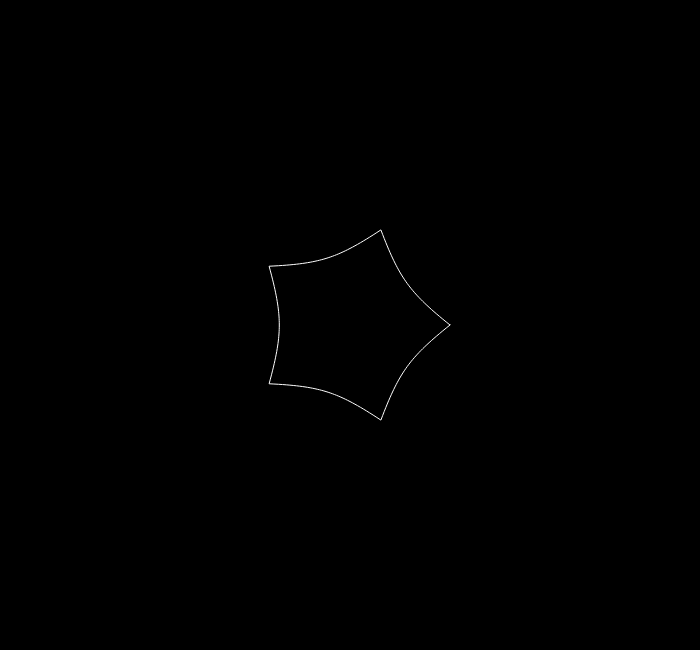
Frame 1 (no input)
Frame 60 (no input): identical to frame 1, image omitted
Frame 120 (the mouse pressed at the canvas centre since frame 60): identical to frame 1, image omitted

The p5.js sketch that drew this single still picture (run headless with seeded random() and noise() and a simulated clock; from frame 60 on, the mouse is pressed at the canvas centre):

// p5.js sketch
// ── sketch.js
var slider;
var n1 = 1;
var n2 = 1;
var n3 = 1;
var m = 5;
var a = 1;
var b = 1;

function setup() {
  createCanvas(700, 650);
  slider = createSlider(0, 10, 5, 1);
}

function supershape(angle) {
  var equationPartOne = (1 / a) * cos((angle * m) / 4);
  equationPartOne = abs(equationPartOne);
  equationPartOne = pow(equationPartOne, n2);

  var equationPartTwo = (1 / b) * sin((angle * m) / 4);
  equationPartTwo = abs(equationPartTwo);
  equationPartTwo = pow(equationPartTwo, n3);

  var equationPartThree = pow(equationPartOne + equationPartTwo, 1 / n2);

  if (equationPartThree === 0) {
    return 0;
  }

  return 1 / equationPartThree;
}

function draw() {
  m = slider.value();
  background(0);
  translate(width / 2, height / 2);

  stroke(255);
  noFill();

  var scale = 100;
  var pointTotal = 200;
  var pointIncrement = TWO_PI / pointTotal;

  beginShape();

  for (var angle = 0; angle < TWO_PI; angle += pointIncrement) {
    var radius = supershape(angle);
    var x = scale * radius * cos(angle);
    var y = scale * radius * sin(angle);
    vertex(x, y);
  }
  endShape(CLOSE);
}
